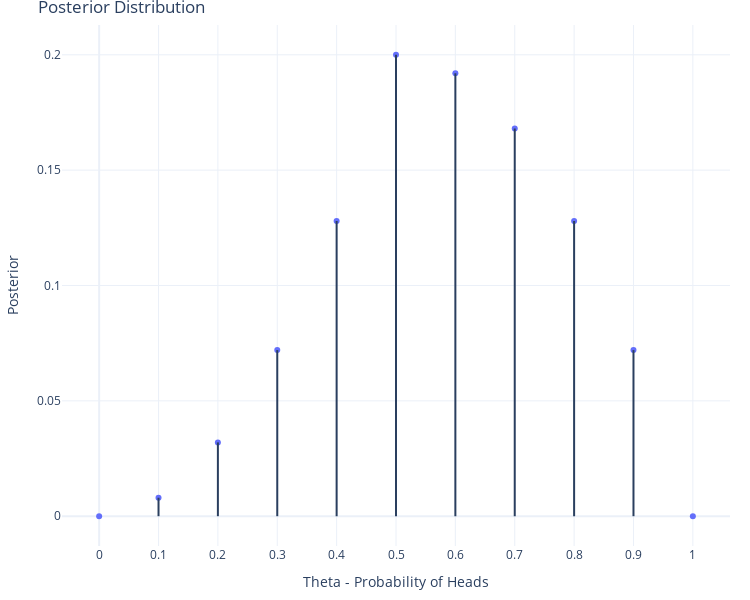

Write notebook code for a chart like this one.
### Code cell
figs[0]

### Figure 1 — Plotly figure (JSON) as saved in the notebook; plotly's stock layout.template omitted (floating-point values rounded to 4 significant figures)
{"data": [{"hovertemplate": "Theta - Probability of Heads=%{x}<br>Posterior=%{y}<extra></extra>", "legendgroup": "", "marker": {"color": "#636efa", "symbol": "circle"}, "mode": "markers", "name": "", "orientation": "v", "showlegend": false, "type": "scatter", "x": [0, 0.1, 0.2, 0.3, 0.4, 0.5, 0.6, 0.7, 0.8, 0.9, 1], "xaxis": "x", "y": [0, 0.008, 0.032, 0.072, 0.128, 0.2, 0.192, 0.168, 0.128, 0.072, 0], "yaxis": "y"}], "layout": {"height": 600, "legend": {"tracegroupgap": 0}, "margin": {"b": 20, "l": 20, "r": 20, "t": 25}, "shapes": [{"type": "line", "x0": 0, "x1": 0, "y0": 0, "y1": 0}, {"type": "line", "x0": 0.1, "x1": 0.1, "y0": 0, "y1": 0.008}, {"type": "line", "x0": 0.2, "x1": 0.2, "y0": 0, "y1": 0.032}, {"type": "line", "x0": 0.3, "x1": 0.3, "y0": 0, "y1": 0.072}, {"type": "line", "x0": 0.4, "x1": 0.4, "y0": 0, "y1": 0.128}, {"type": "line", "x0": 0.5, "x1": 0.5, "y0": 0, "y1": 0.2}, {"type": "line", "x0": 0.6, "x1": 0.6, "y0": 0, "y1": 0.192}, {"type": "line", "x0": 0.7, "x1": 0.7, "y0": 0, "y1": 0.168}, {"type": "line", "x0": 0.8, "x1": 0.8, "y0": 0, "y1": 0.128}, {"type": "line", "x0": 0.9, "x1": 0.9, "y0": 0, "y1": 0.072}, {"type": "line", "x0": 1, "x1": 1, "y0": 0, "y1": 0}], "title": {"text": "Posterior Distribution"}, "width": 750, "xaxis": {"anchor": "y", "domain": [0, 1], "dtick": 0.1, "tick0": 0, "tickmode": "linear", "title": {"text": "Theta - Probability of Heads"}}, "yaxis": {"anchor": "x", "domain": [0, 1], "title": {"text": "Posterior"}}}}
